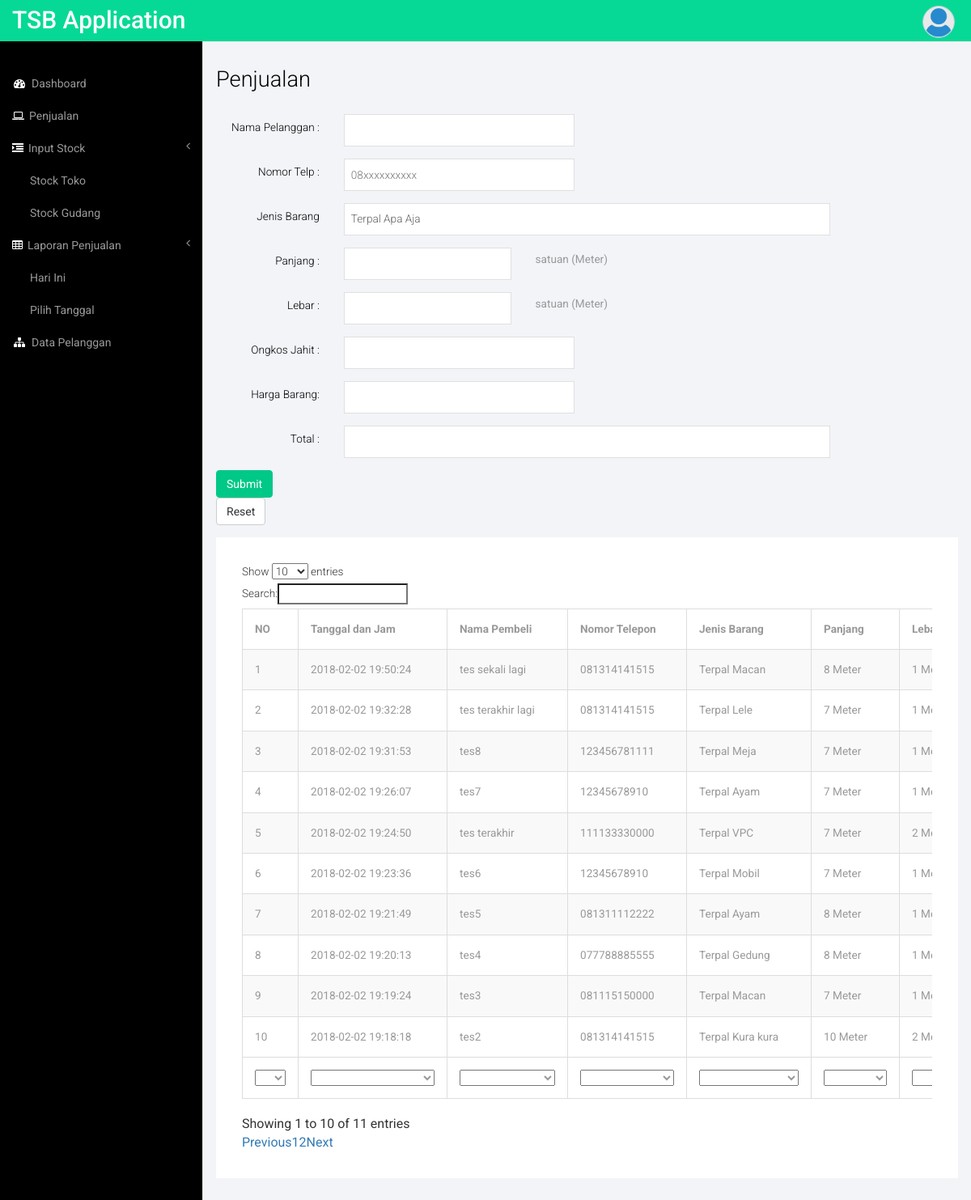
Page /penjualan.php (signed in) on the committed database.
### tables this page shows
CREATE TABLE `penjualan` (
  `noid` int(11) NOT NULL,
  `tanggal` timestamp NOT NULL DEFAULT CURRENT_TIMESTAMP ON UPDATE CURRENT_TIMESTAMP,
  `namapembeli` varchar(100) NOT NULL,
  `no_hp` varchar(30) NOT NULL,
  `namabarang` varchar(100) NOT NULL,
  `panjang` int(11) NOT NULL,
  `lebar` int(11) NOT NULL,
  `hargabarang` int(11) NOT NULL,
  `ongkosjahit` int(11) NOT NULL,
  `total` int(11) NOT NULL
);

### penjualan.php (the view, shortened to what this page needs)
<!DOCTYPE HTML>
<html>
<head>
<link href="css/bootstrap.min.css" rel='stylesheet' type='text/css' />
<link href="css/style.css" rel='stylesheet' type='text/css' />
<link href="css/lines.css" rel='stylesheet' type='text/css' />
<link href="css/font-awesome.css" rel="stylesheet">
<link href="css/custom.css" rel="stylesheet">
</head>
<body>
<div id="wrapper">
        <nav class="top1 navbar navbar-default navbar-static-top" role="navigation" style="margin-bottom: 0">
            <div class="navbar-header">
                <a class="navbar-brand" href="home.php">TSB Application</a>
            </div>
            <ul class="nav navbar-nav navbar-right">
			    <li class="dropdown">
	        		<a href="#" class="dropdown-toggle avatar" data-toggle="dropdown"><img src="images/user.jpg"></a>
	      		</li>
			</ul>
            <div class="navbar-default sidebar" role="navigation">
                <div class="sidebar-nav navbar-collapse">
                    <ul class="nav" id="side-menu">
                        <li class="active">
                            <a href="home.php"><i class="fa fa-dashboard fa-fw nav_icon"></i>Dashboard</a>
                        </li>
                        <li>
                            <a href="penjualan.php"><i class="fa fa-laptop nav_icon"></i>Penjualan</a>
                        </li>
                        <li>
                            <a href="#"><i class="fa fa-indent nav_icon"></i>Input Stock<span class="fa arrow"></span></a>
                            <ul class="nav nav-second-level">
                                <li>
                                    <a href="stocktoko.php">Stock Toko</a>
                                </li>
                                <li>
                                    <a href="#">Stock Gudang</a>
                                </li>
                            </ul>
                        </li>
                        <li>
                            <a href="#"><i class="fa fa-table nav_icon"></i>Laporan Penjualan<span class="fa arrow"></span></a>
                            <ul class="nav nav-second-level">
                                <li>
                                    <a href="#">Hari Ini</a>
                                </li>
                                <li>
                                    <a href="#">Pilih Tanggal</a>
                                </li>
                            </ul>
                        </li>
                        <li>
                            <a href="#"><i class="fa fa-sitemap fa-fw nav_icon"></i>Data Pelanggan</a>
                        </li>
                    </ul>
                </div>
            </div>
        </nav>
<div id="page-wrapper">
  <div class="graphs">
  <div class="xs">
     <h3>Penjualan</h3>
       <div class="tab-content">
      <div class="tab-pane active" id="horizontal-form">
        <form class="form-horizontal" action="penjualan.php" method="POST">
          <div class="form-group">
            <label for="focusedinput" class="col-sm-2 control-label">Nama Pelanggan :</label>
            <div class="col-sm-4">
              <input type="text" class="form-control1" id="focusedinput" placeholder="" name="namapembeli">
            </div>
          </div>
          <div class="form-group">
            <label for="focusedinput" class="col-sm-2 control-label">Nomor Telp :</label>
            <div class="col-sm-4">
              <input type="number" class="form-control1" id="focusedinput" placeholder="08xxxxxxxxxx" name="no_hp">
            </div>
          </div>
          <div class="form-group">
            <label for="selector1" class="col-sm-2 control-label">Jenis Barang </label>
            <div class="col-sm-8"><select name="namabarang" id="selector1" class="form-control1">
              <?php
              $query = mysql_query("SELECT * FROM stocktoko ORDER BY nama_barang");
              while($d = mysql_fetch_array($query)){?>
              <option><?php echo $d['nama_barang']; ?></option>
            <?php } ?>
            </select>
          </div>
        </div>
        <div class="form-group">
          <label for="focusedinput" class="col-sm-2 control-label">Panjang :</label>
          <div class="col-sm-3">
            <input type="number" class="form-control1" id="focusedinput" placeholder="" name="panjang">
          </div>
          <div class="col-sm-2">
            <p class="help-block">satuan (Meter)</p>
          </div>
        </div>
        <div class="form-group">
          <label for="focusedinput" class="col-sm-2 control-label">Lebar :</label>
          <div class="col-sm-3">
            <input type="number" class="form-control1" id="focusedinput" placeholder="" name="lebar">
          </div>
          <div class="col-sm-2">
            <p class="help-block">satuan (Meter)</p>
          </div>
        </div>
        <div class="form-group">
          <label for="focusedinput" class="col-sm-2 control-label">Ongkos Jahit :</label>
          <div class="col-sm-4">
            <input type="number" class="form-control1" id="focusedinput1" placeholder="" name="ongkosjahit" onkeyup="sum();">
          </div>
        </div>
        <div class="form-group">
          <label for="focusedinput" class="col-sm-2 control-label">Harga Barang:</label>
          <div class="col-sm-4">
            <input type="number" class="form-control1" id="focusedinput2" placeholder="" name="harga" onkeyup="sum();">
          </div>
        </div>
        <div class="form-group">
          <label for="disabledinput" class="col-sm-2 control-label">Total :</label>
          <div class="col-sm-8">
            <input type="number" class="form-control1" id="disabledinput" name="total" readonly>
          </div>
        </div>
        <div class="form-group">
          <div class="col-sm-2">
          <button type="submit" class="btn btn-primary" name="submit">Submit</button>
          <button type="reset" class="btn btn-default">Reset</button>
        </div>
        </div>
       </form>
</div>
</div>
<div class="bs-example4" data-example-id="simple-responsive-table">
  <div class="table-responsive">
<table id="example" class="table table-hover table-striped table-bordered">
      <thead>
          <tr>
              <th>NO</th>
              <th>Tanggal dan Jam</th>
              <th>Nama Pembeli</th>
              <th>Nomor Telepon</th>
              <th>Jenis Barang</th>
              <th>Panjang</th>
              <th>Lebar</th>
          </tr>
      </thead>
  <tbody>
    <?php
    $query = mysql_query("SELECT * FROM penjualan WHERE tanggal >= CURRENT_DATE() ORDER BY noid DESC");
    $i=1;
    while($d = mysql_fetch_array($query)){?>
      <tr>
        <td><?php echo $i++; ?></td>
        <td><?php echo $d['tanggal']; ?></td>
        <td><?php echo $d['namapembeli']; ?></td>
        <td><?php echo $d['no_hp']; ?></td>
        <td><?php echo $d['namabarang']; ?></td>
        <td><?php echo $d['panjang']; ?> Meter</td>
        <td><?php echo $d['lebar']; ?> Meter</td>
      </tr>
    <?php
    }
    ?>
  </tbody>
  <tfoot>
          <tr>
            <th>NO</th>
            <th>Tanggal dan Jam</th>
            <th>Nama Pembeli</th>
            <th>Nomor Telepon</th>
            <th>Jenis Barang</th>
            <th>Panjang</th>
            <th>Lebar</th>
          </tr>
      </tfoot>
</table>
</div>
</div>
</div>
</body>
</html>

### css/style.css (style rules this page uses)
h4, h5, h6, h1, h2, h3 { margin-top: 0; }
ul, ol { margin: 0; }
p { margin: 0; }
html, body { font-family: 'Roboto', sans-serif; font-size: 100%; background:#000; overflow-x: hidden; }
body a { transition:0.5s all; -webkit-transition:0.5s all; -moz-transition:0.5s all; -o-transition:0.5s all; -ms-transition:0.5s all; }
.navbar .navbar-nav li a { padding: 0 10px; line-height: 56px; position: relative; }
.but_list, .tab-content { margin:1.5em 0 0 0; }
.navbar .navbar-nav li .dropdown-toggle.avatar img { height: 40px; -webkit-border-radius: 50em; -moz-border-radius: 50em; border-radius: 50em; border: 1px solid #c0cadd; margin-top: -4px; }
.navbar-default.sidebar { background-color: #000; font-family: 'Roboto', sans-serif; }
nav.top1.navbar.navbar-default.navbar-static-top { background-color:rgb(6, 217, 149); font-family: 'Roboto', sans-serif; }
.navbar-default .navbar-brand { color: #fff !important; font-size: 30px; font-weight: 500; }
.navbar-right { margin-right: 10px !important; }
.navbar-right li { display:inline-block; }
i.nav_icon { color: #fff; margin-right:6px; }
.sidebar ul li a { color: #999; font-size:14px; }
ul.nav.navbar-nav.navbar-right { height: 51px; }
.sidebar-nav.navbar-collapse { margin: 2em 0 0 0; }
.graphs { padding: 2em 1em; background: #f2f4f8; font-family: 'Roboto', sans-serif; }
.form-control1, .form-control_2.input-sm { border: 1px solid #e0e0e0; padding: 5px 8px; color: #616161; background: #fff; box-shadow: none !important; width: 100%; font-size: 0.85em; font-weight: 300; height: 40px; border-radius: 0; -webkit-appearance: none; }
.bs-example4 { background: #fff; padding: 2em; }
.xs h3, .widget_head { color:#000; font-size:1.7em; font-weight:300; margin-bottom: 1em; }
.table > thead > tr > th, .table > tbody > tr > th, .table > tfoot > tr > th, .table > thead > tr > td, .table > tbody > tr > td, .table > tfoot > tr > td { border-top: none !important; }
.tab-content > .active { display: block; visibility: visible; }
.btn-primary { background-color: rgb(0, 200, 135) !important; border-color: rgb(0, 200, 135) !important; color: #fff; }
.form-horizontal .control-label { text-align: right; color: #000; font-weight: 300; font-size: 0.85em; }
.help-block { color: #999; font-size: 0.85em; }
.radio label, .checkbox label, label { font-size: 0.85em; font-weight:300; vertical-align: middle; }
.table > thead > tr > th, .table > tbody > tr > th, .table > tfoot > tr > th, .table > thead > tr > td, .table > tbody > tr > td, .table > tfoot > tr > td { font-size: 0.85em; color: #999; }
.table td, .table>tbody>tr>td, .table>tbody>tr>th, .table>tfoot>tr>td, .table>tfoot>tr>th, .table>thead>tr>td, .table>thead>tr>th { padding:15px !important; }
.table > thead > tr > th { border-bottom: 1px solid #ddd !important; }

### css/custom.css (style rules this page uses)
#wrapper { width: 100%; }
#page-wrapper { min-height: 568px; background-color: #fff; }
@media (min-width:768px) { #page-wrapper { position: inherit; margin: 0 0 0 250px; border-left: 1px solid #e7e7e7; } }
.sidebar .sidebar-nav.navbar-collapse { padding-right: 0; padding-left: 0; }
.sidebar .arrow { float: right; }
.sidebar .fa.arrow:before { content: "\f104"; }
.sidebar .nav-second-level li, .sidebar .nav-third-level li { border-bottom: 0!important; }
.sidebar .nav-second-level li a { padding-left: 37px; }
@media (min-width:768px) { .sidebar { z-index: 1; position: absolute; width: 250px; margin-top: 51px; } }

### rows in the picture
penjualan: tanggal "2018-02-02 19:50:24", namapembeli "tes sekali lagi", no_hp "081314141515", namabarang "Terpal Macan", panjang "8", lebar "1"
penjualan: tanggal "2018-02-02 19:32:28", namapembeli "tes terakhir lagi", no_hp "081314141515", namabarang "Terpal Lele", panjang "7", lebar "1"
penjualan: tanggal "2018-02-02 19:31:53", namapembeli "tes8", no_hp "123456781111", namabarang "Terpal Meja", panjang "7", lebar "1"
penjualan: tanggal "2018-02-02 19:26:07", namapembeli "tes7", no_hp "12345678910", namabarang "Terpal Ayam", panjang "7", lebar "1"
penjualan: tanggal "2018-02-02 19:24:50", namapembeli "tes terakhir", no_hp "111133330000", namabarang "Terpal VPC", panjang "7", lebar "2"
penjualan: tanggal "2018-02-02 19:23:36", namapembeli "tes6", no_hp "12345678910", namabarang "Terpal Mobil", panjang "7", lebar "1"
penjualan: tanggal "2018-02-02 19:21:49", namapembeli "tes5", no_hp "081311112222", namabarang "Terpal Ayam", panjang "8", lebar "1"
penjualan: tanggal "2018-02-02 19:20:13", namapembeli "tes4", no_hp "077788885555", namabarang "Terpal Gedung", panjang "8", lebar "1"
penjualan: tanggal "2018-02-02 19:19:24", namapembeli "tes3", no_hp "081115150000", namabarang "Terpal Macan", panjang "7", lebar "1"
penjualan: tanggal "2018-02-02 19:18:18", namapembeli "tes2", no_hp "081314141515", namabarang "Terpal Kura kura", panjang "10", lebar "2"

### other values in the picture
form field namabarang "Terpal Apa Aja"
